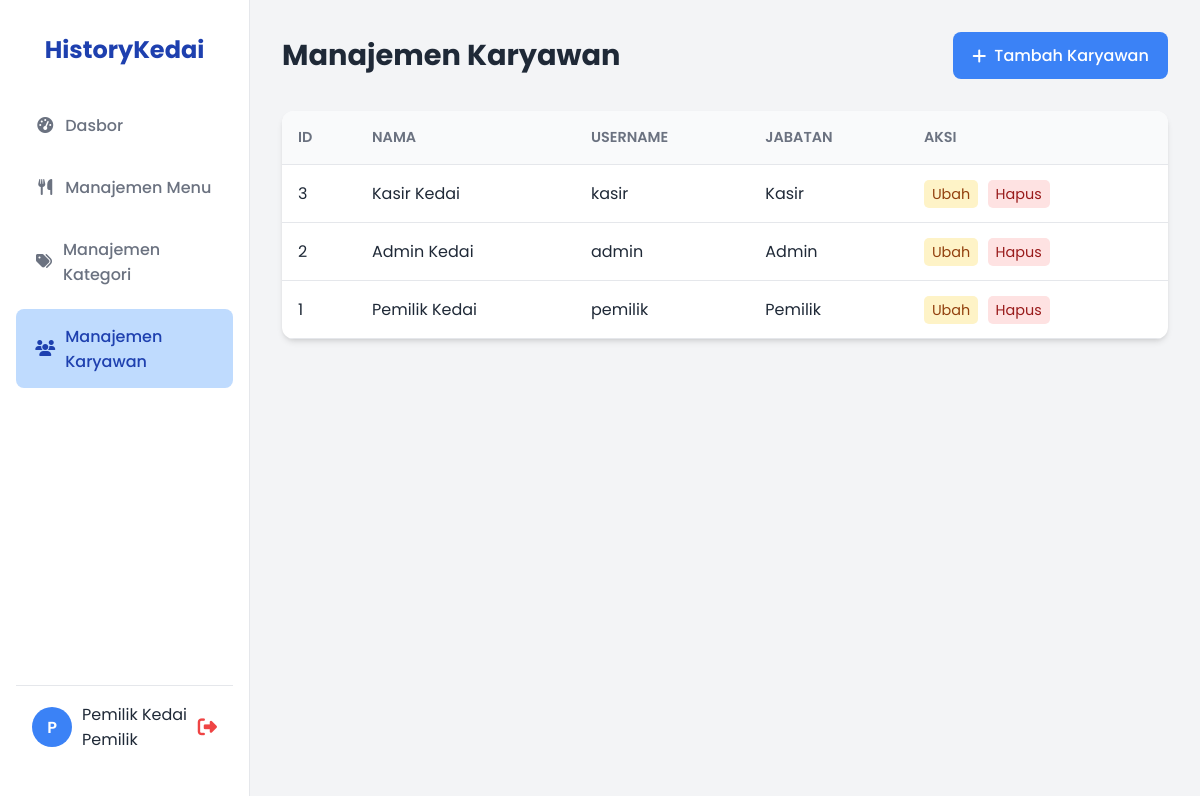
/karyawan_tampil.php (signed in), run on the app's committed database.
### tables this page shows
CREATE TABLE IF NOT EXISTS `Karyawan` (
  `id_karyawan` INT(11) NOT NULL AUTO_INCREMENT,
  `nama` VARCHAR(100) NOT NULL,
  `username` VARCHAR(50) NOT NULL UNIQUE,
  `password` VARCHAR(255) NOT NULL,
  `jabatan` VARCHAR(50) NOT NULL COMMENT 'Pemilik, Admin, Kasir',
  `status_karyawan` VARCHAR(20) NOT NULL DEFAULT 'Aktif',
  PRIMARY KEY (`id_karyawan`)
);

### karyawan_tampil.php (the view, shortened to what this page needs)
<?php
include 'koneksi.php';
$sql = "SELECT * FROM Karyawan WHERE status_karyawan = 'Aktif' ORDER BY id_karyawan DESC";
$query = mysqli_query($koneksi, $sql);
?>
<!DOCTYPE html>
<html lang="id">
<head>
    <link rel="stylesheet" href="https://cdnjs.cloudflare.com/ajax/libs/font-awesome/6.5.1/css/all.min.css">
</head>
<body>
<aside class="sidebar">
    <div class="logo">HistoryKedai</div>
    <nav class="sidebar-nav">
        <?php
        $jabatan = $_SESSION['jabatan'];
        $halaman_ini = basename($_SERVER['PHP_SELF']);
        ?>
        <a href="dashboard.php"
           class="<?php echo ($halaman_ini == 'dashboard.php') ? 'active' : ''; ?>">
            <span class="icon"><i class="fas fa-tachometer-alt"></i></span> Dasbor
        </a>
        <?php if ($jabatan == 'Pemilik'): ?>
            <a href="menu_tampil.php"
               class="<?php echo (strpos($halaman_ini, 'menu_') === 0) ? 'active' : ''; ?>">
                <span class="icon"><i class="fas fa-utensils"></i></span> Manajemen Menu
            </a>
            <a href="kategori_tampil.php"
               class="<?php echo (strpos($halaman_ini, 'kategori_') === 0) ? 'active' : ''; ?>">
                <span class="icon"><i class="fas fa-tags"></i></span> Manajemen Kategori
            </a>
            <a href="karyawan_tampil.php"
               class="<?php echo (strpos($halaman_ini, 'karyawan_') === 0) ? 'active' : ''; ?>">
                <span class="icon"><i class="fas fa-users"></i></span> Manajemen Karyawan
            </a>
        <?php endif; ?>
    </nav>
    <div class="user-profile">
        <div class="avatar"><?php echo substr($_SESSION['nama'], 0, 1); ?></div>
        <div>
            <div class="name"><?php echo htmlspecialchars($_SESSION['nama']); ?></div>
            <div class="role"><?php echo htmlspecialchars($_SESSION['jabatan']); ?></div>
        </div>
        <a href="logout.php" class="logout-btn"><i class="fas fa-sign-out-alt"></i></a>
    </div>
</aside>
    <main class="main-content">
        <div class="main-header">
            <h1>Manajemen Karyawan</h1>
            <a href="karyawan_tambah.php" class="btn-tambah"><i class="fas fa-plus"></i> Tambah Karyawan</a>
        </div>
        <div class="table-container">
            <table>
                <thead>
                    <tr>
                        <th>ID</th>
                        <th>Nama</th>
                        <th>Username</th>
                        <th>Jabatan</th>
                        <th>Aksi</th>
                    </tr>
                </thead>
                <tbody>
                    <?php while ($data = mysqli_fetch_array($query)) { ?>
                    <tr>
                        <td><?php echo $data['id_karyawan']; ?></td>
                        <td><?php echo htmlspecialchars($data['nama']); ?></td>
                        <td><?php echo htmlspecialchars($data['username']); ?></td>
                        <td><?php echo htmlspecialchars($data['jabatan']); ?></td>
                        <td class="action-links">
                            <a href="karyawan_ubah.php?id=<?php echo $data['id_karyawan']; ?>" class="ubah">Ubah</a>
                            <a href="karyawan_hapus.php?id=<?php echo $data['id_karyawan']; ?>" class="hapus" onclick="return confirm('Yakin ingin menghapus karyawan ini?')">Hapus</a>
                        </td>
                    </tr>
                    <?php } ?>
                </tbody>
            </table>
        </div>
    </main>
</body>
</html>

### karyawan_tampil.php (style rules this page uses)
:root { --color-blue-primary: #3B82F6; --color-blue-secondary: #BFDBFE; --color-blue-dark: #1E40AF; --color-bg: #F3F4F6; --color-surface: #FFFFFF; --color-text-dark: #1F2937; --color-text-muted: #6B7280; --shadow: 0 4px 6px -1px rgb(0 0 0 / 0.1), 0 2px 4px -2px rgb(0 0 0 / 0.1); --border-radius: 12px; --font-body: 'Poppins', sans-serif; }
* { box-sizing: border-box; }
body { font-family: var(--font-body); margin: 0; background-color: var(--color-bg); color: var(--color-text-dark); display: flex; }
.sidebar { width: 250px; background: var(--color-surface); height: 100vh; padding: 2rem 1rem; display: flex; flex-direction: column; border-right: 1px solid #E5E7EB; position: fixed; }
.sidebar .logo { font-weight: 700; font-size: 1.5rem; color: var(--color-blue-dark); margin-bottom: 2rem; text-align: center; }
.sidebar-nav a { display: flex; align-items: center; gap: 10px; padding: 0.9rem 1.2rem; text-decoration: none; color: var(--color-text-muted); font-weight: 500; border-radius: 8px; margin-bottom: 0.5rem; transition: all 0.2s ease; }
.sidebar-nav a:hover, .sidebar-nav a.active { background-color: var(--color-blue-secondary); color: var(--color-blue-dark); }
.sidebar-nav a .icon { width: 20px; text-align: center; }
.user-profile { margin-top: auto; display: flex; align-items: center; gap: 10px; padding: 1rem; border-top: 1px solid #E5E7EB; }
.user-profile .avatar { width: 40px; height: 40px; border-radius: 50%; background: var(--color-blue-primary); color: white; display: flex; align-items: center; justify-content: center; font-weight: 600; }
.logout-btn { color: #EF4444; text-decoration: none; margin-left: auto; font-size: 1.2em; }
.main-content { margin-left: 250px; flex-grow: 1; padding: 2rem; }
.main-header { display: flex; justify-content: space-between; align-items: center; margin-bottom: 2rem; }
.main-header h1 { margin: 0; font-size: 1.8rem; }
.btn-tambah { background-color: var(--color-blue-primary); color: white; padding: 0.7rem 1.2rem; border-radius: 8px; text-decoration: none; font-weight: 500; display: inline-flex; align-items: center; gap: 8px; transition: background-color 0.2s ease; }
.table-container { background: var(--color-surface); border-radius: var(--border-radius); box-shadow: var(--shadow); overflow: hidden; }
table { width: 100%; border-collapse: collapse; }
th, td { padding: 1rem; text-align: left; border-bottom: 1px solid #E5E7EB; }
thead th { background-color: #F9FAFB; color: var(--color-text-muted); font-weight: 600; font-size: 0.9em; text-transform: uppercase; }
.action-links a { text-decoration: none; padding: 4px 8px; border-radius: 5px; font-size: 0.9em; margin-right: 5px; }
.action-links .ubah { background-color: #FEF3C7; color: #92400E; }
.action-links .hapus { background-color: #FEE2E2; color: #991B1B; }

### data on the page
karyawan: id_karyawan "3", nama "Kasir Kedai", username "kasir", jabatan "Kasir"
karyawan: id_karyawan "2", nama "Admin Kedai", username "admin", jabatan "Admin"
karyawan: id_karyawan "1", nama "Pemilik Kedai", username "pemilik", jabatan "Pemilik"

### other printed values
substr($_SESSION['nama'], 0, 1) "P"
$_SESSION['nama'] "Pemilik Kedai"
$_SESSION['jabatan'] "Pemilik"
